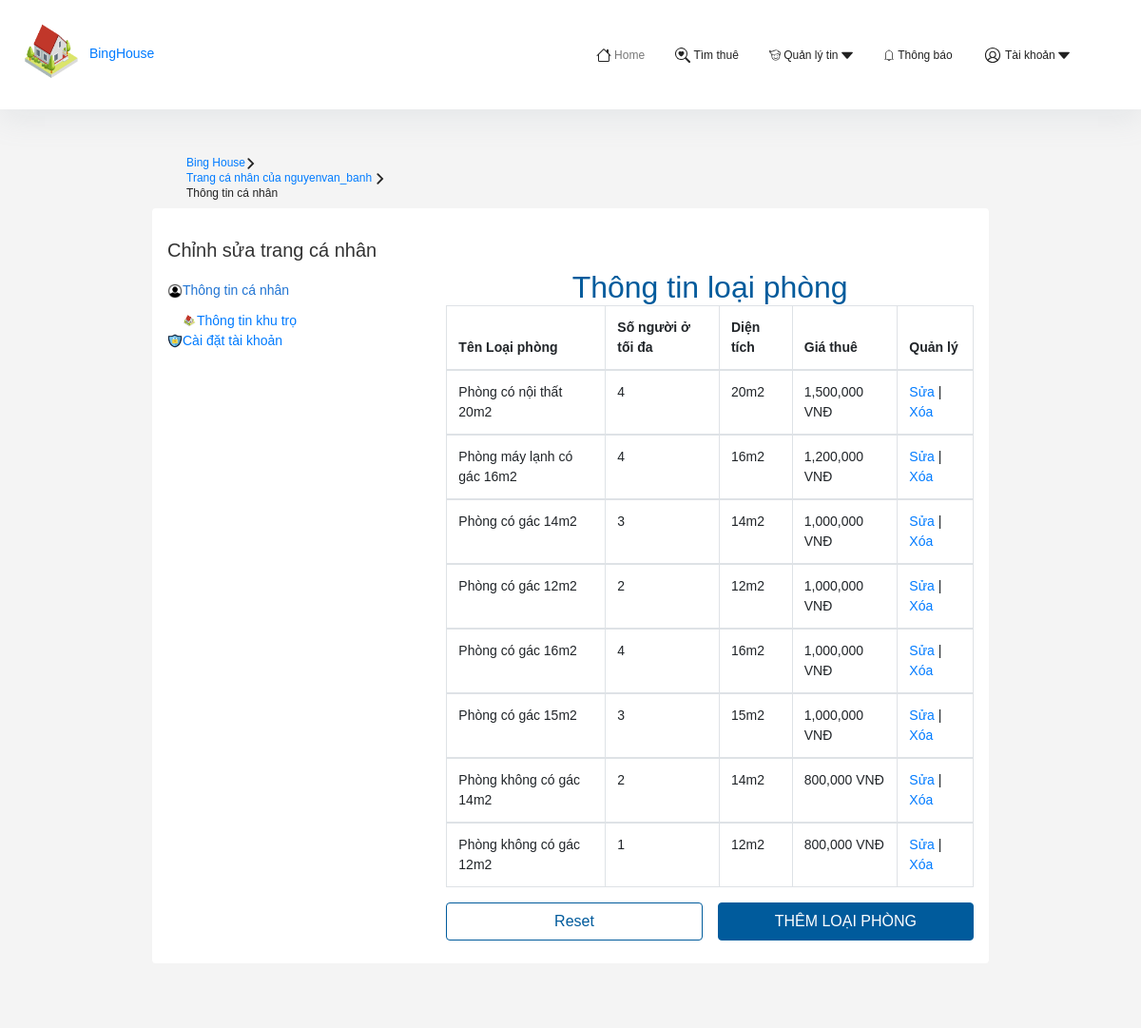
The app's page /setting_loaiphong.php (signed in) with its own data.
### tables this page shows
CREATE TABLE `loaiphong` (
  `ID_LP` int(11) NOT NULL,
  `TENLOAIPHONG` varchar(30) NOT NULL,
  `SONGUOIOTOIDA` int(11) NOT NULL,
  `DIENTICH` float NOT NULL
);

CREATE TABLE `giathuephong` (
  `ID_KHUTRO` int(11) NOT NULL,
  `ID_LP` int(11) NOT NULL,
  `GIA` float NOT NULL
);

### setting_loaiphong.php (the view, shortened to what this page needs)
<?php
include './config/config.php';
$khutro = "SELECT a.ID_KHUTRO, a.TENKHUTRO
  FROM khutro as a, chukhutro as b
  WHERE a.ID_CKT = b.ID_CKT
  AND b.TENDANGNHAP='" . $_SESSION['TENDANGNHAP'] . "'";
$khutrosql = mysqli_query($conn, $khutro);
?>
<!DOCTYPE html>
<html lang="en">
<head>
   <link rel="stylesheet" href="https://cdn.jsdelivr.net/npm/bootstrap@5.2.1/dist/css/bootstrap.min.css">
   <link rel="stylesheet" href="https://cdn.jsdelivr.net/npm/bootstrap@5.2.1/dist/js/bootstrap.bundle.min.js">
   <link rel="stylesheet" href="https://cdnjs.cloudflare.com/ajax/libs/font-awesome/6.0.0-beta2/css/all.min.css" />
   <link rel="stylesheet" href="https://cdn.jsdelivr.net/npm/bootstrap-icons@1.9.1/font/bootstrap-icons.css">
   <link rel="stylesheet" href="https://cdn.jsdelivr.net/npm/bootstrap@4.6.2/dist/css/bootstrap.min.css"
>
   <link rel="stylesheet" href="https://cdn.jsdelivr.net/npm/bootstrap-icons@1.3.0/font/bootstrap-icons.css">
   <link href="css/style.css" rel="stylesheet" type="text/css" media="all">
   <link rel="stylesheet" href="https://cdnjs.cloudflare.com/ajax/libs/font-awesome/5.15.4/css/all.min.css"
>
   <link href="css/setting.css" rel="stylesheet" type="text/css" media="all" />
   <link rel="stylesheet" href="https://cdnjs.cloudflare.com/ajax/libs/font-awesome/4.7.0/css/font-awesome.min.css">
  <link href="css/footer.css" rel="stylesheet" type="text/css" media="all" />
</head>
<body class="">
   <div class="navigation-wrap bg-light start-header start-style">
      <div class="container">
         <div class="row">
            <div class="col-12">
               <nav class="navbar navbar-expand-md navbar-light">
                  <div class="ssn_header" alt="">
                     <a class="ssn_logo" title="binghouse" href="index.php">
                        <img src="image/logo.png" alt="BingHouse">
                     </a><a class="logo_text"> BingHouse </a>
                  </div>
                  <div class="collapse navbar-collapse" id="navbarSupportedContent">
                     <ul class="navbar-nav ml-auto py-4 py-md-0">
                        <li class="nav-item pl-4 pl-md-2 ml-0 ml-md-4 active">
                           <a class="nav-link" href="index.php">Home</a>
                        </li>
                        <li class="nav-item pl-4 pl-md-2 ml-0 ml-md-4">
                           <a class="nav-link" href="search.php">Tìm thuê</a>
                        </li>
                        <li class="nav-item pl-4 pl-md-2 ml-0 ml-md-4">
                           <a class="nav-link" href="#" data-toggle="dropdown">Quản lý tin</a>
                        </li>
                        <li class="nav-item pl-4 pl-md-2 ml-0 ml-md-4">
                           <a class="nav-link" href="#">Thông báo</a>
                        </li>
                        <li class="nav-item pl-4 pl-md-2 ml-0 ml-md-4">
                           <a class="nav-link" href="#" data-toggle="dropdown">Tài khoản</a>
                        </li>
                     </ul>
                  </div>
               </nav>
            </div>
         </div>
      </div>
   </div>
   <div class="l1tlqmyy">
      <ol class="mx-3 md:mx-0 s1vf7tl0" style="padding-bottom:20px" itemscope=""
         itemtype="https://schema.org/BreadcrumbList">
         <li itemprop="itemListElement" itemscope="" itemtype="https://schema.org/ListItem"><a href="index.php"
               itemprop="item"><span itemprop="name">Bing House</span></a><svg xmlns="http://www.w3.org/2000/svg"
               viewBox="0 0 13 20" data-type="monochrome" width="1em" height="1em" fill="none" class="separator">
               <path fill="none" stroke="currentColor" stroke-width="3" stroke-linecap="round" d="M2 2l8 7.9L2 18">
               </path>
            </svg>
         </li>
         <li itemprop="itemListElement" itemscope="" itemtype="https://schema.org/ListItem"><a href="setting.php"
               class="text-blue-500 inline-flex max-w-[150px] md:max-w-none [&amp;>span]:truncate" itemprop="item"><span
                  itemprop="name">Trang cá nhân của
                  <?php echo $_SESSION['TENDANGNHAP']; ?>
               </span></a><svg xmlns="http://www.w3.org/2000/svg" viewBox="0 0 13 20" data-type="monochrome" width="1em"
               height="1em" fill="none" class="separator">
               <path fill="none" stroke="currentColor" stroke-width="3" stroke-linecap="round" d="M2 2l8 7.9L2 18">
               </path>
            </svg>
         </li>
         <li itemprop="itemListElement" itemscope="" itemtype="https://schema.org/ListItem"><span itemprop="name">Thông
               tin cá nhân</span>
         </li>
      </ol>
      <div class="g1gd5utk withWidth withGutter c29gcq6"
         style="--c29gcq6-0:100%;--c29gcq6-1:4px;--c29gcq6-4:-8px;--c29gcq6-5:-8px;--c29gcq6-9:8px;--c29gcq6-13:100%;--c29gcq6-14:6px;--c29gcq6-17:-12px;--c29gcq6-18:-12px;--c29gcq6-22:12px;--c29gcq6-26:100%;--c29gcq6-27:8px;--c29gcq6-30:-16px;--c29gcq6-31:-16px;--c29gcq6-35:16px;--c29gcq6-39:100%;--c29gcq6-40:12px;--c29gcq6-43:-24px;--c29gcq6-44:-24px;--c29gcq6-48:24px;--c29gcq6-52:100%;--c29gcq6-53:16px;--c29gcq6-56:-32px;--c29gcq6-57:-32px;--c29gcq6-61:32px">
         <div class="g1gd5utk swjo00u"
            style="--swjo00u-0:initial;--swjo00u-1:initial;--swjo00u-3:initial;--swjo00u-6:initial;--swjo00u-9:initial;--swjo00u-12:initial;--swjo00u-15:initial">
            <div class="withSpan snf9jyk"
               style="--snf9jyk-0:initial;--snf9jyk-1:initial;--snf9jyk-2:100%;--snf9jyk-4:initial;--snf9jyk-6:100%;--snf9jyk-8:initial;--snf9jyk-10:100%;--snf9jyk-12:initial;--snf9jyk-14:33.33333333333333%;--snf9jyk-16:initial;--snf9jyk-18:33.33333333333333%;--snf9jyk-20:initial">
               <h5>Chỉnh sửa trang cá nhân</h5>
               <p class="trc72lf">
                  <a href="setting.php" rel="noreferrer"><br><img src="image/canhan.png" width="16" height="16">Thông
                     tin cá nhân</a><br>
               <div class="container">
                  <p class="item"><a href="repassword.php" rel="noreferrer"><img src="image/logo.png" width="16"
                           height="16"></i>Thông tin khu trọ</a><br></p>
                     <?php if (($khutrosql)) { ?>
                        <?php foreach ($khutrosql as $key => $value) { ?>
                           <a href="setting_khutro.php?ID_KHUTRO=<?php echo $value['ID_KHUTRO'] ?>"><?php echo $value['TENKHUTRO'] ?></a>
                        <?php } ?>
                     <?php } ?>
               </div>
               <a href="repassword.php" rel="noreferrer"><img src="image/khoak.png" width="16" height="16">Cài đặt tài
                  khoản</a><br>
               </p>
            </div>
            <div class="withSpan snf9jyk"
               style="--snf9jyk-0:initial;--snf9jyk-1:initial;--snf9jyk-2:100%;--snf9jyk-4:initial;--snf9jyk-6:100%;--snf9jyk-8:initial;--snf9jyk-10:100%;--snf9jyk-12:initial;--snf9jyk-14:66.66666666666666%;--snf9jyk-16:initial;--snf9jyk-18:66.66666666666666%;--snf9jyk-20:initial">
               <div class="l1kr9d9v">
                  <div class="wizard-tab-content">
                     <div role="tabpanel" id="Liênhệ1" aria-labelledby="step-Liênhệ1" class="wizard-tab-container"
                        style="">
                        <div>
                           <h2>
                              <div class="ten">Thông tin loại phòng</div>
                           </h2>
                           <div class="grid-column">
                              <div data-v-5d159d94="" class="form-group">
                                 <table class="table table-bordered">
                                    <?php
                                    $sql_loaiphong = "SELECT * FROM loaiphong as lp, coloaiphong as clp, khutro as kt, giathuephong as gia where lp.ID_LP = clp.ID_LP and kt.ID_KHUTRO = clp.ID_KHUTRO and gia.ID_LP = lp.ID_LP and gia.ID_KHUTRO = kt.ID_KHUTRO and clp.ID_KHUTRO = $value[ID_KHUTRO] ORDER BY lp.ID_LP DESC ";
                                    $query_loaiphong = mysqli_query($conn, $sql_loaiphong);
                                    ?>
                                    <thead>
                                       <tr>
                                          <th>Tên Loại phòng</th>
                                          <th>Số người ở tối đa</th>
                                          <th>Diện tích</th>
                                          <th>Giá thuê</th>
                                          <th>Quản lý</th>
                                       </tr>
                                    </thead>
                                    <?php
                                    while ($row = mysqli_fetch_array($query_loaiphong)) {
                                       ?>
                                       <tbody>
                                          <tr>
                                             <td>
                                                <?php echo $row['TENLOAIPHONG'] ?>
                                             </td>
                                             <td>
                                                <?php echo $row['SONGUOIOTOIDA'] ?>
                                             </td>
                                             <td>
                                                <?php echo $row['DIENTICH'] ?>m2
                                             </td>
                                             <td>
                                                <?php echo number_format($row['GIA']) . ' ' . 'VNĐ' ?>
                                             </td>
                                             <td><a href="sualoaiphong.php?ID_LP=<?php echo $row['ID_LP'] ?>">Sửa</a> | <a
                                                   href="xoaloaiphong.php?ID_LP=<?php echo $row['ID_LP'] ?>">Xóa</a></td>
                                          </tr>
                                       </tbody>
                                       <?php
                                    }
                                    ?>
                                 </table>
                              </div>
                           </div>
                           <div class="grid-column grid-column-4 grid-xm-column-1" messages_error="[object Object]"
                              value="[object Object]">
                              <div>
                                 <div class="l6ks4td">
                                    <div class="withGutter c29gcq6"
                                       style="--c29gcq6-0: initial; --c29gcq6-1:8px; --c29gcq6-4:-16px; --c29gcq6-5:-16px; --c29gcq6-9:16px; --c29gcq6-13: initial; --c29gcq6-14:8px; --c29gcq6-17:-16px; --c29gcq6-18:-16px; --c29gcq6-22:16px; --c29gcq6-26: initial; --c29gcq6-27:8px; --c29gcq6-30:-16px; --c29gcq6-31:-16px; --c29gcq6-35:16px; --c29gcq6-39: initial; --c29gcq6-40:8px; --c29gcq6-43:-16px; --c29gcq6-44:-16px; --c29gcq6-48:16px; --c29gcq6-52: initial; --c29gcq6-53:8px; --c29gcq6-56:-16px; --c29gcq6-57:-16px; --c29gcq6-61:16px;">
                                       <div class="swjo00u"
                                          style="--swjo00u-0:center; --swjo00u-1: initial; --swjo00u-3: initial; --swjo00u-6: initial; --swjo00u-9: initial; --swjo00u-12: initial; --swjo00u-15: initial;">
                                          <div class="snf9jyk"
                                             style="--snf9jyk-0: initial; --snf9jyk-1: initial; --snf9jyk-2: initial; --snf9jyk-4: initial; --snf9jyk-6: initial; --snf9jyk-8: initial; --snf9jyk-10: initial; --snf9jyk-12: initial; --snf9jyk-14: initial; --snf9jyk-16: initial; --snf9jyk-18: initial; --snf9jyk-20: initial;">
                                             <button
                                                class="b1ek51v5 outline o-accent r-normal large w-normal i-left stretch"
                                                type="reset">Reset</button>
                                          </div>
                                          <div class="snf9jyk"
                                             style="--snf9jyk-0: initial; --snf9jyk-1: initial; --snf9jyk-2: initial; --snf9jyk-4: initial; --snf9jyk-6: initial; --snf9jyk-8: initial; --snf9jyk-10: initial; --snf9jyk-12: initial; --snf9jyk-14: initial; --snf9jyk-16: initial; --snf9jyk-18: initial; --snf9jyk-20: initial;">
                                             <a class="b1ek51v5 accent r-normal large w-normal i-left stretch"
                                                name="submit" id="submit" href="themloaiphong.php"> THÊM LOẠI PHÒNG</a>
                                          </div>
                                       </div>
                                    </div>
                                 </div>
                              </div>
                           </div>
                        </div>
                     </div>
                  </div>
               </div>
</body>
</body>
</html>

### css/footer.css (style rules this page uses)
* { box-sizing: border-box; }
* { -webkit-box-orient: vertical; }
div { display: block; }
b, h1, h2, h3, h4, h5, h6, p, strong { margin: 0; padding: 0; }
ul { display: block; list-style-type: disc; margin-block-start: 1em; margin-block-end: 1em; margin-inline-start: 0px; margin-inline-end: 0px; padding-inline-start: 40px; }
#app, li, ol, ul { margin: 0; padding: 0; }
li, ol, ul { list-style: none; }
li { display: list-item; text-align: -webkit-match-parent; }
body, html { background: #fff; color: #333; font-family: Tahoma,sans-serif; height: 100%; margin: 0; padding: 0; width: 100%; }

### records on screen
loaiphong: TENLOAIPHONG "Phòng có nội thất 20m2", SONGUOIOTOIDA "4", DIENTICH "20", giathuephong.GIA "1,500,000"
loaiphong: TENLOAIPHONG "Phòng máy lạnh có gác 16m2", SONGUOIOTOIDA "4", DIENTICH "16", giathuephong.GIA "1,200,000"
loaiphong: TENLOAIPHONG "Phòng có gác 14m2", SONGUOIOTOIDA "3", DIENTICH "14", giathuephong.GIA "1,000,000"
loaiphong: TENLOAIPHONG "Phòng có gác 12m2", SONGUOIOTOIDA "2", DIENTICH "12", giathuephong.GIA "1,000,000"
loaiphong: TENLOAIPHONG "Phòng có gác 16m2", SONGUOIOTOIDA "4", DIENTICH "16", giathuephong.GIA "1,000,000"
loaiphong: TENLOAIPHONG "Phòng có gác 15m2", SONGUOIOTOIDA "3", DIENTICH "15", giathuephong.GIA "1,000,000"
loaiphong: TENLOAIPHONG "Phòng không có gác 14m2", SONGUOIOTOIDA "2", DIENTICH "14", giathuephong.GIA "800,000"
loaiphong: TENLOAIPHONG "Phòng không có gác 12m2", SONGUOIOTOIDA "1", DIENTICH "12", giathuephong.GIA "800,000"

### other values on screen
$_SESSION['TENDANGNHAP'] "nguyenvan_banh"
